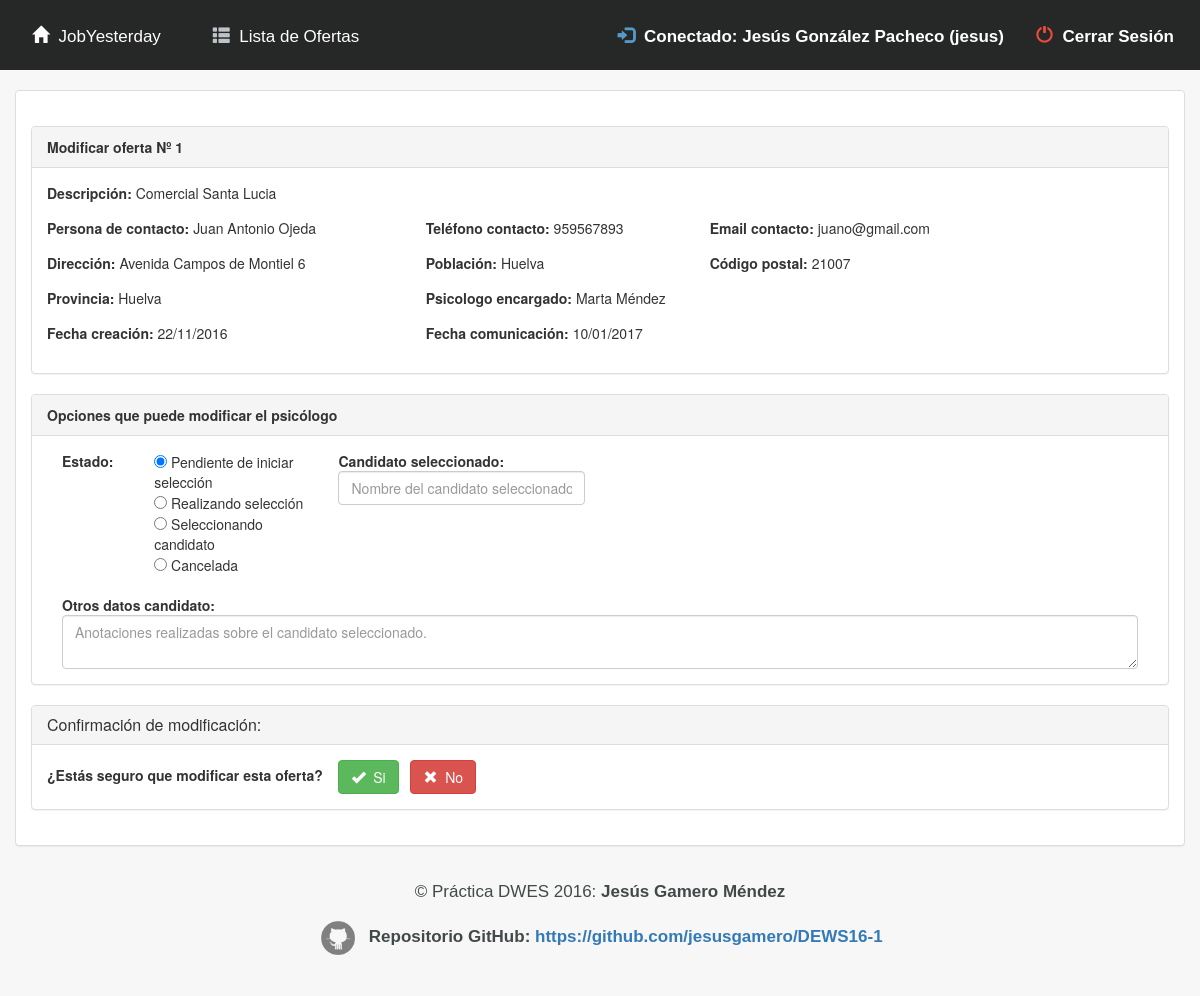
Page /app/index.php?ctrl=update&id=1 (signed in) on the committed database.
### tables this page shows
CREATE TABLE `oferta` (
  `idoferta` int(11) NOT NULL,
  `descripcion` varchar(250) NOT NULL,
  `persona_contacto` varchar(35) NOT NULL,
  `tlf_contacto` int(9) NOT NULL,
  `email_contacto` varchar(25) NOT NULL,
  `dir_empresa` varchar(50) DEFAULT NULL,
  `poblacion` varchar(25) DEFAULT NULL,
  `cp` varchar(5) DEFAULT NULL,
  `provincia` varchar(35) DEFAULT NULL,
  `estado` char(1) DEFAULT NULL,
  `fcreacion` date DEFAULT NULL,
  `fcomunicacion` date DEFAULT NULL,
  `psico_encar` varchar(25) DEFAULT NULL,
  `candidato` varchar(35) DEFAULT NULL,
  `des_candidato` varchar(250) DEFAULT NULL
);

CREATE TABLE `provincia` (
  `cod_provincia` int(2) NOT NULL DEFAULT '0' COMMENT 'Código de la provincia de dos digitos',
  `nombre` varchar(50) NOT NULL DEFAULT '' COMMENT 'Nombre de la provincia'
);

CREATE TABLE `usuario` (
  `cod` int(11) NOT NULL,
  `tipo` char(1) NOT NULL,
  `nombre` varchar(35) DEFAULT NULL,
  `user` varchar(10) DEFAULT NULL,
  `pass` varchar(10) DEFAULT NULL
);

### app/model/DB_connection.php (called while the page is built, shortened)
<?php
Class Database {
	private $link;
	private $result;
	private static $_instance;
	public static function getInstance(){
		if (!(self::$_instance instanceof self)){
			self::$_instance=new self();
		}
		return self::$_instance;
	}
	private function Conectar($conf)
	{
		$this-> link =new mysqli($conf['servidor'], $conf['usuario'], $conf['password']);
		$this->link->select_db($conf['base_datos']);
		$this->link->query("SET NAMES 'utf8'");
	}
	public function Consulta($sql)
	{
		$this->result=$this->link->query($sql);
		return $this->result;
	}
	public function LeeRegistro($result=NULL)
	{
		if (! $result)
		{
			$result=$this->result;
		}
		$this->regActual=$result->fetch_assoc();
		return $this->regActual;
	}
}

### app/model/model.php (called while the page is built, shortened)
<?php
include (MODEL_PATH . "DB_connection.php");
function nombreProvincias($id)
{
	$bdatos = Database::getInstance();
	$query = 'SELECT p.nombre FROM provincia p WHERE p.cod_provincia=' . $id;
	$res = $bdatos->Consulta($query);
	$registro = $bdatos->LeeRegistro();
	return $registro['nombre'];
}
function obtenerOferta($id)
{
	$datos = array();
	$conex = Database::getInstance();
	$conex->Consulta("SELECT * FROM oferta WHERE idoferta = '$id'");
	while ($rs = $conex->LeeRegistro()) {
		$datos = $rs;
	}
	return $datos;
}
function nombrePsicologo($id)
{
	$bdatos = Database::getInstance();
	$query = 'SELECT u.nombre FROM usuario u WHERE u.cod=' . $id;
	$res = $bdatos->Consulta($query);
	$registro = $bdatos->LeeRegistro();
	return $registro['nombre'];
}

### app/helpers/helpers.php (the view, shortened to what this page needs)
<?php
function formatoGregoriano($fecha_old)
{
	$a = explode('-', $fecha_old);
	$fecha_new = $a[2] . '/' . $a[1] . '/' . $a[0];
	return $fecha_new;
}
function creaRadio($name, $opciones, $valorDefecto = '')
{
	foreach($opciones as $value => $text) {
		$html = "";
		foreach($opciones as $value => $text) {
			if ($value == $valorDefecto) $checked = 'checked="checked"';
			else $checked = "";
			$html.= "\n<input type=\"radio\" name=\"$name\" value=\"$value\" $checked> $text<br />";
		}
	}
	return $html;
}

### app/view/update_psico.php (shortened to what this page needs)
<br>
<div class="container-fluid">
	<div class="panel panel-default">
	<div class="panel-body">
	<br>
<form class="form-horizontal" method="POST">
<div class="panel panel-default">
	<div class="panel-heading"><b>Modificar oferta Nº <?php echo $idoferta; ?></b></div>
	<div class="panel-body">
	<div class="form-horizontal">
		<div class="form-group">
		  <div class="col-md-10"><b>Descripción: </b><?php echo $datosoferta['descripcion']; ?></div>
		</div>
		<div class="form-group">
		  <div class="col-md-4"><b>Persona de contacto: </b><?php echo $datosoferta['persona_contacto']; ?></div>
		  <div class="col-md-3"><b>Teléfono contacto: </B><?php echo $datosoferta['tlf_contacto']; ?></div>
		  <div class="col-md-4"><b>Email contacto: </B><?php echo $datosoferta['email_contacto']; ?></div>
		</div>
		<div class="form-group">
		  <div class="col-md-4"><b>Dirección: </b><?php echo $datosoferta['dir_empresa']; ?></div>
		  <div class="col-md-3"><b>Población: </b><?php echo $datosoferta['poblacion']; ?></div>
		  <div class="col-md-2"><b>Código postal: </b><?php echo $datosoferta['cp']; ?></div>
		</div>
		<div class="form-group">
		  <div class="col-md-4"><b>Provincia: </b><?php echo nombreProvincias($datosoferta['provincia']); ?></div>
		  <div class="col-md-4"><b>Psicologo encargado: </b><?php echo nombrePsicologo($datosoferta['psico_encar']); ?></div>
		</div>
		<div class="form-group">
		  <div class="col-md-4"><b>Fecha creación: </b><?php echo formatoGregoriano($datosoferta['fcreacion']); ?></div>
		  <div class="col-md-3"><b>Fecha comunicación: </b><?php echo formatoGregoriano($datosoferta['fcomunicacion']); ?></div>
		</div>
		</div>
		</div>
		</div>
		<div class="panel panel-default">
		<div class="panel-heading"><b>Opciones que puede modificar el psicólogo</b></div>
		<div class="panel-body">
		<label class="col-md-1" for="estado">Estado:</label>
		<div class="col-md-2">
			<?= creaRadio('estado',$estado,$datosoferta['estado'])?>
		</div>
		<div class="col-md-3"><b>Candidato seleccionado: </b>
			<input id="cand" name="cand" type="text" placeholder="Nombre del candidato seleccionado" class="form-control input-md" value="<?php echo $datosoferta['candidato']; ?>">
		</div>
		<br>
		<div class="col-md-12"><br><b>Otros datos candidato: </b>
		  <textarea class="form-control" id="anotaciones" maxlength="230" name="anotaciones" placeholder="Anotaciones realizadas sobre el candidato seleccionado."><?php echo $datosoferta['des_candidato']; ?></textarea>
		</div>
		</div>
		</div>
<div class="panel panel-default">
  <div class="panel-heading">
    <h3 class="panel-title">Confirmación de modificación:</h3>
  </div>
  <div class="panel-body">
    <b>¿Estás seguro que modificar esta oferta? &nbsp;&nbsp;</b>
	<button class="btn btn-success btn-md" name="bactualizar" type="submit"><span class="glyphicon glyphicon-ok"></span>&nbsp;&nbsp;Si</button>&nbsp;&nbsp;
	<a href="?ctrl=list" class="btn btn-danger"><span class="glyphicon glyphicon-remove"></span>&nbsp;&nbsp;No</a>
	</form>
  </div>
</div>
</div>

### rows in the picture
oferta: descripcion "Comercial Santa Lucia", persona_contacto "Juan Antonio Ojeda", tlf_contacto "959567893", email_contacto "juano@gmail.com", dir_empresa "Avenida Campos de Montiel 6", poblacion "Huelva", cp "21007", provincia.nombre "Huelva", psico_encar.nombre "Marta Méndez", fcreacion "22/11/2016", fcomunicacion "10/01/2017"

### other values in the picture
$_SESSION['nombre'] "Jesús González Pacheco"
$_SESSION['usuario'] "jesus"
$idoferta "1"
$text "Pendiente de iniciar selección"
$text "Realizando selección"
$text "Seleccionando candidato"
$text "Cancelada"
